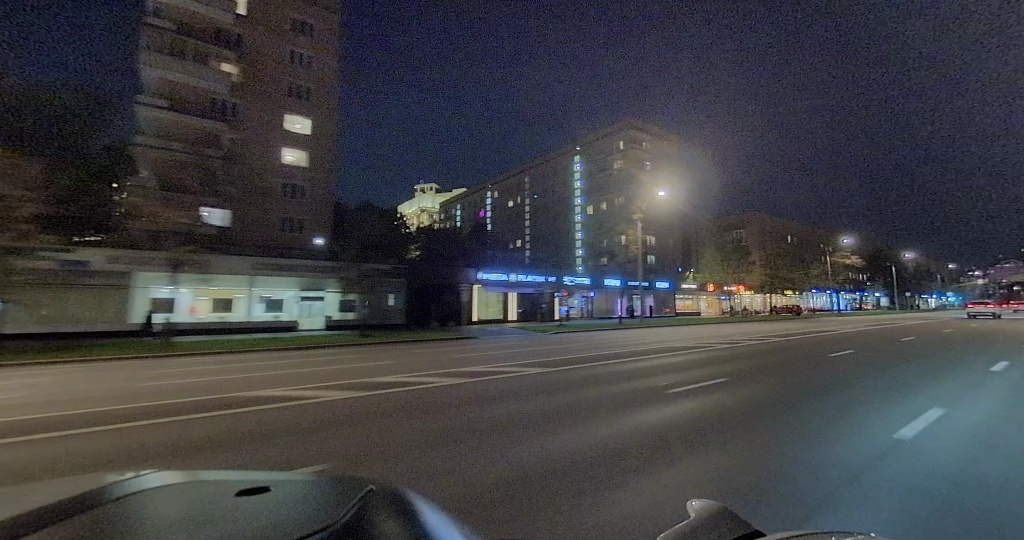
#> input picture dataset_sample/samples/2025-10-01_18_29_52_19_31_28_kynde_1759339701900197000__000/input/t1/left_fwd.jpg, 1024 x 540 px, found by its file name
$ python test_images.py
#> lines starting #> are read from the running program, lines starting #| are printed output that depends on the picture
import cv2
import numpy as np
import os
import matplotlib.pyplot as plt

def calculate_psnr(img1, img2):
    if img1.shape != img2.shape:
        raise ValueError("Размеры изображений не совпадают")
    mse = np.mean((img1.astype(np.float64) - img2.astype(np.float64)) ** 2)
    if mse == 0:
        return float('inf')
    return 20 * np.log10(255.0 / np.sqrt(mse))

def score_from_psnr(psnr):
    return max(0.0, min(100.0, (psnr - 10) / 20.0 * 100))

base_path = "/Users/adel/Documents/Claude/Projects/Интерполяция фото/final_dataset_v5_participants_small/train"
sample_id = "2025-10-04_15_57_04_16_44_38_luka_1759586458800193000__000"
target_path = os.path.join(base_path, sample_id, "target", "left_fwd.jpg")
input_path = os.path.join(base_path, sample_id, "input", "t1", "left_fwd.jpg")

target = cv2.imread(target_path)
#> target is the input picture: shape (540, 1024, 3); mean B, G, R 68.6, 64.3, 63.7
pred_raw = cv2.imread(input_path)

# Выбираем сигму, при которой был хороший прирост (например, 2.0)
sigma = 2.0
pred_blur = cv2.GaussianBlur(pred_raw, (0, 0), sigmaX=sigma, sigmaY=sigma)

# Вычисляем PSNR и score
psnr_raw = calculate_psnr(target, pred_raw)
#> in calculate_psnr, `mse = np.mean((img1.astype(np.float64) - img2.astype(np.float64)) ** 2)`: mse = 0
#> psnr_raw = inf
psnr_blur = calculate_psnr(target, pred_blur)
#> psnr_blur = 28.69
print(f"Без размытия: PSNR={psnr_raw:.2f} dB, score={score_from_psnr(psnr_raw):.2f}")
#| Без размытия: PSNR=inf dB, score=100.00
print(f"С размытием σ={sigma}: PSNR={psnr_blur:.2f} dB, score={score_from_psnr(psnr_blur):.2f}")
#| С размытием σ=2.0: PSNR=28.69 dB, score=93.47

# --- Визуализация ---
# Переводим BGR в RGB для отображения
target_rgb = cv2.cvtColor(target, cv2.COLOR_BGR2RGB)
pred_raw_rgb = cv2.cvtColor(pred_raw, cv2.COLOR_BGR2RGB)
pred_blur_rgb = cv2.cvtColor(pred_blur, cv2.COLOR_BGR2RGB)

# 1. Карта абсолютной разницы для размытого предсказания (по каналам RGB, усреднённая)
diff_blur = np.mean(np.abs(pred_blur.astype(np.float64) - target.astype(np.float64)), axis=2)
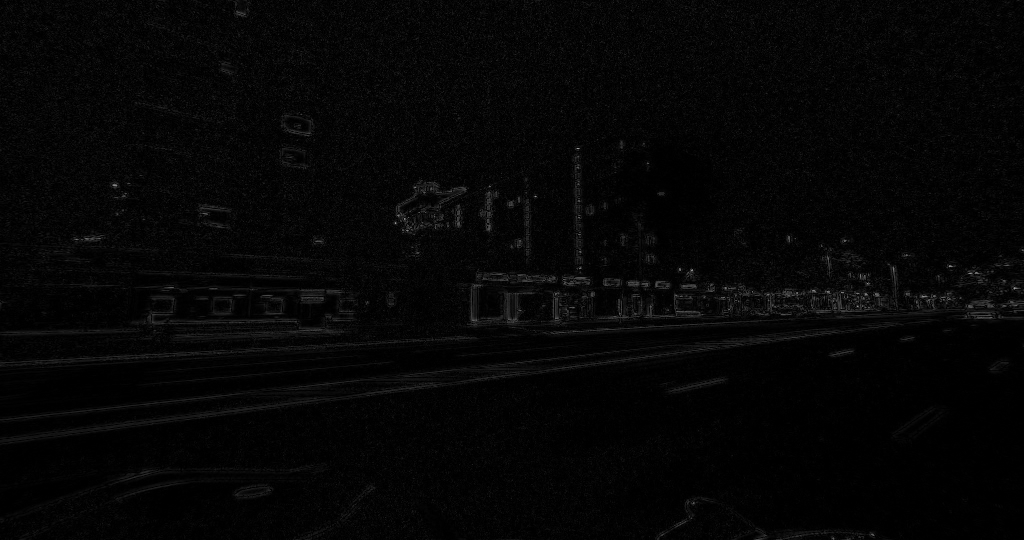
#> diff_blur: shape (540, 1024) float64; min 0, max 161, mean 5.6

# 2. Карта разности квадратов ошибок: (pred_blur - GT)^2 - (pred_raw - GT)^2
# Отрицательные значения -> размытие уменьшило ошибку, положительные -> увеличило.
sq_error_raw = np.sum((pred_raw.astype(np.float64) - target.astype(np.float64))**2, axis=2)
#> sq_error_raw: shape (540, 1024) float64; every value is 0
sq_error_blur = np.sum((pred_blur.astype(np.float64) - target.astype(np.float64))**2, axis=2)
delta_sq_error = sq_error_blur - sq_error_raw   # если <0, то blur помог

# Создаём фигуру с подграфиками
fig, axes = plt.subplots(2, 3, figsize=(16, 10))
axes = axes.ravel()

# 1. GT
axes[0].imshow(target_rgb)
axes[0].set_title("Ground Truth (GT)")
axes[0].axis('off')

# 2. Размытое предсказание (σ=2.0)
axes[1].imshow(pred_blur_rgb)
axes[1].set_title(f"Predicted (t1 blurred σ={sigma})")
axes[1].axis('off')

# 3. Тепловая карта абсолютной ошибки (размытого предсказания)
im3 = axes[2].imshow(diff_blur, cmap='hot', interpolation='nearest')
axes[2].set_title("Absolute Error (|pred - GT|)")
axes[2].axis('off')
plt.colorbar(im3, ax=axes[2], fraction=0.046, pad=0.04)

# 4. Исходное t1 (без размытия)
axes[3].imshow(pred_raw_rgb)
axes[3].set_title("Predicted (t1 raw)")
axes[3].axis('off')

# 5. Тепловая карта разности квадратов ошибок (где blur помог/навредил)
# Нормируем для цветовой карты: отрицательные (помощь) -> синий, положительные (вред) -> красный
vmin, vmax = np.percentile(delta_sq_error, [5, 95])  # для лучшей контрастности
#> vmin = 1; vmax = 1046
im5 = axes[4].imshow(delta_sq_error, cmap='RdBu_r', vmin=vmin, vmax=vmax, interpolation='nearest')
axes[4].set_title("Δ Squared Error (blur - raw)\nBlue = improvement, Red = degradation")
axes[4].axis('off')
plt.colorbar(im5, ax=axes[4], fraction=0.046, pad=0.04)

# 6. Наложение: GT с выделением областей, где размытие помогло (зелёный) или навредило (красный)
# Создаём маски
improve_mask = delta_sq_error < 0
#> improve_mask: shape (540, 1024) bool; every value is 0
degrade_mask = delta_sq_error > 0
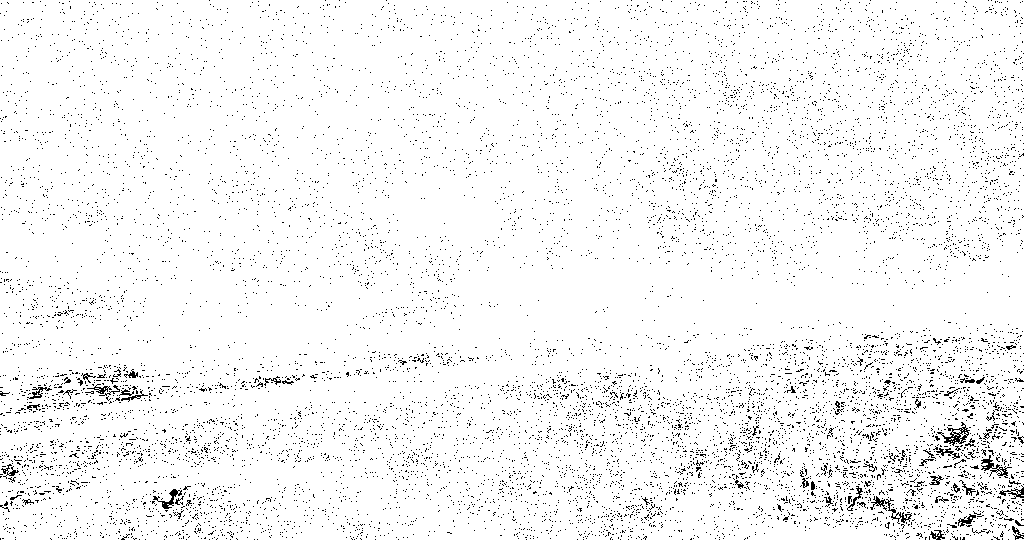
#> degrade_mask: shape (540, 1024) bool; 96.2% white; black in thin lines or dots
overlay = target_rgb.copy()
# Увеличим яркость в каналах: улучшение -> зелёный оттенок, ухудшение -> красный
overlay[improve_mask] = np.clip(overlay[improve_mask] * 0.7 + [0, 100, 0], 0, 255)  # зеленый
overlay[degrade_mask] = np.clip(overlay[degrade_mask] * 0.7 + [100, 0, 0], 0, 255)  # красный
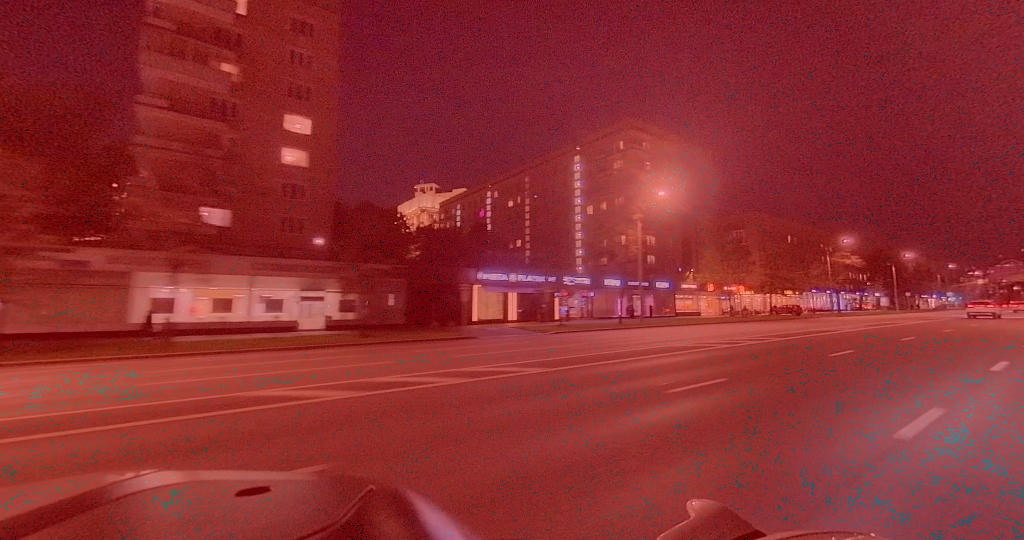
#> overlay: shape (540, 1024, 3); mean R, G, B 141.1, 45.4, 48.5
axes[5].imshow(overlay)
axes[5].set_title("Regions of improvement (green) / degradation (red)")
axes[5].axis('off')

plt.tight_layout()
plt.show()
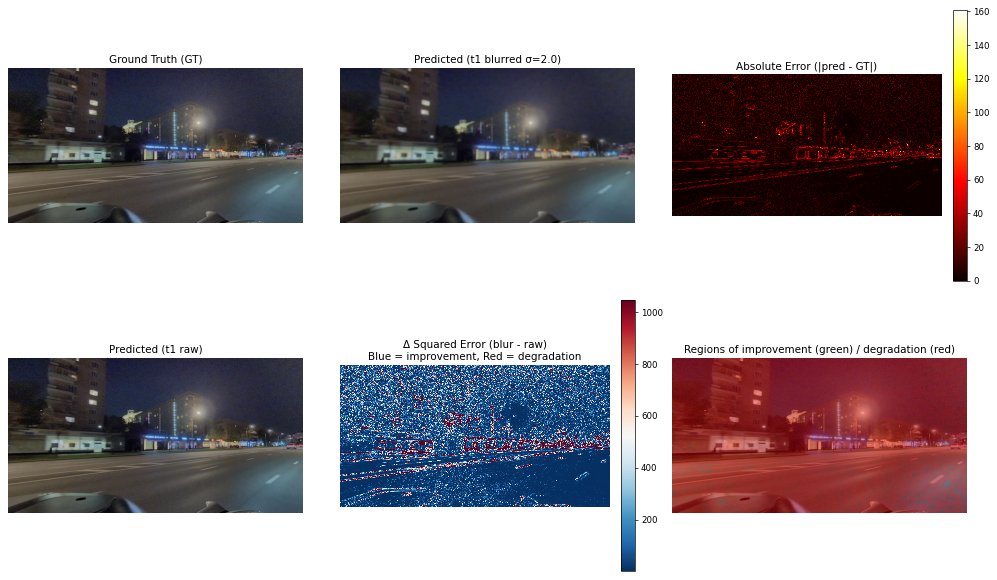
#> figure drawn by matplotlib, 8 panels
